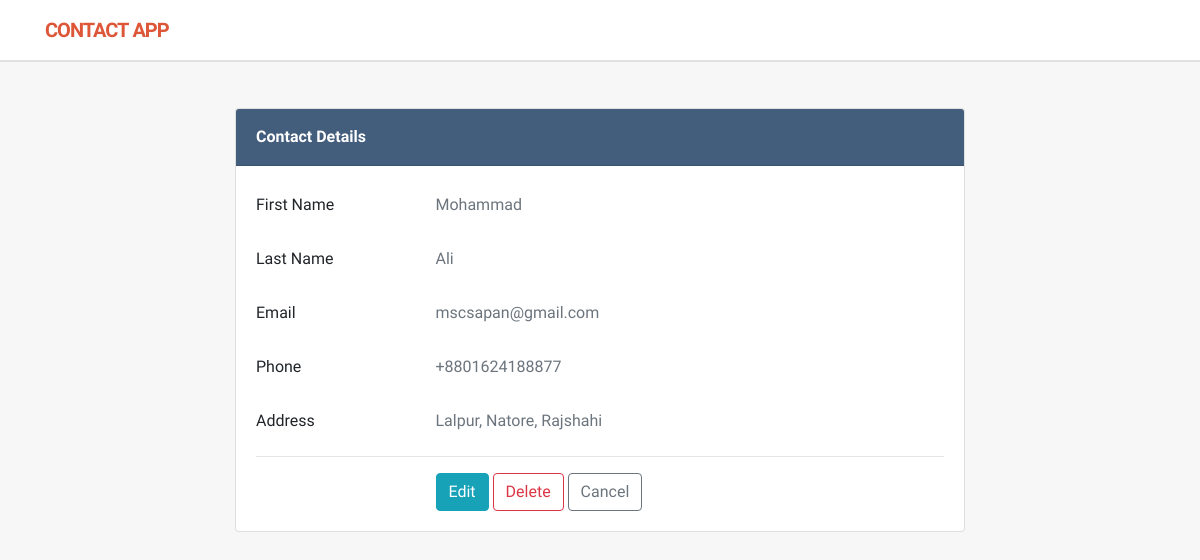
The app's page /show-contact/1 with its own data.
### contactapp/models.py (models this page shows, shortened)
class Contact(models.Model):
    first_name = models.CharField(max_length=50)
    last_name = models.CharField(max_length=50)
    email = models.EmailField(unique=True)
    phone = models.CharField(max_length=15)
    address = models.CharField(max_length=120)
    class Meta:
        ordering = ['id'] #Ascending

### contactapp/views.py (the view)
# urls.py: path('show-contact/<int:id>',views.show_contact, name='show-contact'),
def show_contact(request,id):
    contact = get_object_or_404(Contact,pk=id)
    return render(request,'view_contact.html',{'contact':contact})

### templates/view_contact.html (shortened to what this page needs)
{% load static %}
<!DOCTYPE html>
<html lang="en">
<head>
  <link href="https://cdnjs.cloudflare.com/ajax/libs/font-awesome/4.7.0/css/font-awesome.min.css" rel="stylesheet">
  <link href="{% static 'css/bootstrap.min.css' %}" rel="stylesheet">
  <link href="{% static 'css/custom.css' %}" rel="stylesheet">
</head>
<body>
  <nav class="navbar navbar-expand-lg navbar-light">
    <div class="container">
      <a class="navbar-brand text-uppercase" href="{% url 'home' %}">
        <strong>Contact</strong> App
      </a>
    </div>
  </nav>
  <main class="py-5">
    <div class="container">
      <div class="row justify-content-md-center">
        <div class="col-md-8">
          <div class="card">
            <div class="card-header card-title">
              <strong>Contact Details</strong>
            </div>
            <div class="card-body">
              <div class="row">
                <div class="col-md-12">
                  <div class="form-group row">
                    <label for="first_name" class="col-md-3 col-form-label">First Name</label>
                    <div class="col-md-9">
                      <p class="form-control-plaintext text-muted">{{ contact.first_name }}</p>
                    </div>
                  </div>
                  <div class="form-group row">
                    <label for="last_name" class="col-md-3 col-form-label">Last Name</label>
                    <div class="col-md-9">
                      <p class="form-control-plaintext text-muted">{{ contact.last_name }}</p>
                    </div>
                  </div>
                  <div class="form-group row">
                    <label for="email" class="col-md-3 col-form-label">Email</label>
                    <div class="col-md-9">
                      <p class="form-control-plaintext text-muted">{{ contact.email }}</p>
                    </div>
                  </div>
                  <div class="form-group row">
                    <label for="phone" class="col-md-3 col-form-label">Phone</label>
                    <div class="col-md-9">
                      <p class="form-control-plaintext text-muted">{{ contact.phone }}</p>
                    </div>
                  </div>
                  <div class="form-group row">
                    <label for="name" class="col-md-3 col-form-label">Address</label>
                    <div class="col-md-9">
                      <p class="form-control-plaintext text-muted">{{ contact.address }}</p>
                    </div>
                  </div>
                  <hr>
                  <div class="form-group row mb-0">
                    <div class="col-md-9 offset-md-3">
                      <a href="{% url 'edit-contact' contact.id %}" class="btn btn-info">Edit</a>
                      <a href="#" class="btn btn-outline-danger">Delete</a>
                      <a href="{% url 'home' %}" class="btn btn-outline-secondary">Cancel</a>
                    </div>
                  </div>
                </div>
              </div>
            </div>
          </div>
        </div>
      </div>
    </div>
  </main>
</body>
</html>

### static/css/custom.css (style rules this page uses)
body { font-family: 'Varela Round', sans-serif; background-color: #f7f7f7; }
.navbar { background: #fff; -moz-box-shadow: rgba(0, 0, 0, 0.09) 0 2px 0; -webkit-box-shadow: rgba(0, 0, 0, 0.09) 0 2px 0; box-shadow: rgba(0, 0, 0, 0.09) 0 2px 0; padding: 10px 16px; }
.navbar .navbar-brand { font-weight: bold; letter-spacing: -1px; font-size: 20px; color: #dd5638; }
.card-title { color: #fff; background: #435d7d; padding: 16px 20px; }

### records on screen
Contact: first_name "Mohammad", last_name "Ali", email "mscsapan@gmail.com", phone "+8801624188877", address "Lalpur, Natore, Rajshahi"
